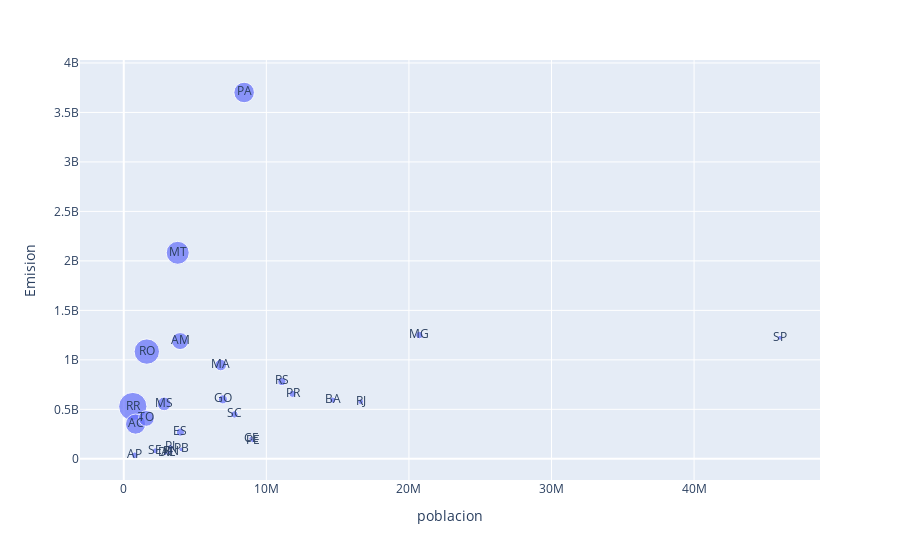

Here is the notebook cell this chart was saved with:
### Code cell
px.scatter(data_frame = datos_agrupados, x = 'poblacion', y = 'Emision', text= 'Estado', size= 'emision_per_capita')

### Figure 1 — Plotly figure (JSON) as saved in the notebook; plotly's stock layout.template omitted (floating-point values rounded to 4 significant figures)
{"data": [{"hovertemplate": "poblacion=%{x}<br>Emision=%{y}<br>emision_per_capita=%{marker.size}<br>Estado=%{text}<extra></extra>", "legendgroup": "", "marker": {"color": "#636efa", "size": [832.1, 670.3, 550.1, 438.4, 422.5, 301.0, 257.7, 195.9, 139.3, 86.44, 70.48, 67.86, 60.32, 57.77, 55.49, 46.09, 40.47, 36.71, 35.07, 34.71, 26.58, 23.65, 22.77, 21.86, 20.29, 20.03, 19.39], "sizemode": "area", "sizeref": 2.08, "symbol": "circle"}, "mode": "markers+text", "name": "", "orientation": "v", "showlegend": false, "text": ["RR", "RO", "MT", "PA", "AC", "AM", "TO", "MS", "MA", "GO", "RS", "ES", "MG", "SC", "PR", "AP", "BA", "SE", "PI", "RJ", "SP", "PB", "CE", "RN", "PE", "AL", "DF"], "type": "scatter", "x": [634805, 1616379, 3784239, 8442962, 829780, 3952262, 1584306, 2833742, 6800605, 6950976, 11088065, 3975100, 20732660, 7762154, 11835379, 774268, 14659023, 2211868, 3270174, 16615526, 46024937, 4030961, 8936431, 3303953, 9051113, 3125254, 2923369], "xaxis": "x", "y": [528200000.0, 1084000000.0, 2082000000.0, 3702000000.0, 350500000.0, 1190000000.0, 408200000.0, 555100000.0, 947600000.0, 600800000.0, 781500000.0, 269800000.0, 1251000000.0, 448400000.0, 656800000.0, 35680000.0, 593200000.0, 81190000.0, 114700000.0, 576700000.0, 1223000000.0, 95330000.0, 203500000.0, 72240000.0, 183600000.0, 62610000.0, 56690000.0], "yaxis": "y"}], "layout": {"legend": {"itemsizing": "constant", "tracegroupgap": 0}, "margin": {"t": 60}, "xaxis": {"anchor": "y", "domain": [0, 1], "title": {"text": "poblacion"}}, "yaxis": {"anchor": "x", "domain": [0, 1], "title": {"text": "Emision"}}}}
